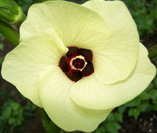
%> input picture Year 3/CSCI-B 456/Labs/Lab 1/flower.png, 157 x 133 px
$ octave FlowerChannels.m   (GNU Octave 9; MATLAB toolbox functions it lacks are replaced by stand-ins)
%> lines starting %> are read from the running program, lines starting %| are printed output that depends on the picture
img = imread('flower.png');                      % Creates 3D matrix from given image
%> img is the input picture: size 133x157x3 uint8; mean R, G, B 157.3, 164.8, 105.8
red = img(:,:,1);                                % Red, green, and blue 2D matrices are layers 1, 2, and 3 of the image matrix, respectively.
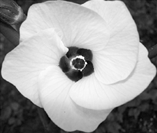
%> red: size 133x157 uint8; min 2, max 255, mean 157.3
green = img(:,:,2);                              % The colons allow us to extract the entire layer, rather than specific rows or columns.
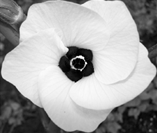
%> green: size 133x157 uint8; min 0, max 255, mean 164.8
blue = img(:,:,3);
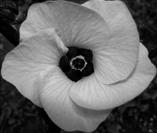
%> blue: size 133x157 uint8; min 0, max 209, mean 105.8
dim = size(img);                                 % Dimensions of image are needed to create the black matrix to be used later
%> dim = [133 157 3]
width = dim(2);                                  % Width of image extracted from dimension array
%> width = 157
height = dim(1);                                 % Height of image extracted from dimension array
%> height = 133
black = zeros(height, width);                    % Creates the black matrix for use in the next step
redChannel = cat(3, red, black, black);          % Each of the extracted color matrices needs to be reformed into an image matrix.
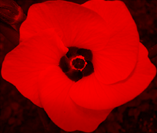
%> redChannel: size 133x157x3 uint8; mean R, G, B 157.3, 0, 0
greenChannel = cat(3, black, green, black);      % This is done by filling in the other two color components with black.
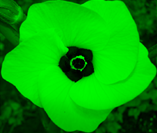
%> greenChannel: size 133x157x3 uint8; mean R, G, B 0, 164.8, 0
blueChannel = cat(3, black, black, blue);
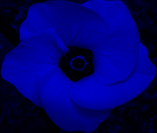
%> blueChannel: size 133x157x3 uint8; mean R, G, B 0, 0, 105.8
imwrite(redChannel, './flower-red.png');         % Writes and saves the images in the desired location
imwrite(greenChannel, './flower-green.png');
imwrite(blueChannel, './flower-blue.png');
